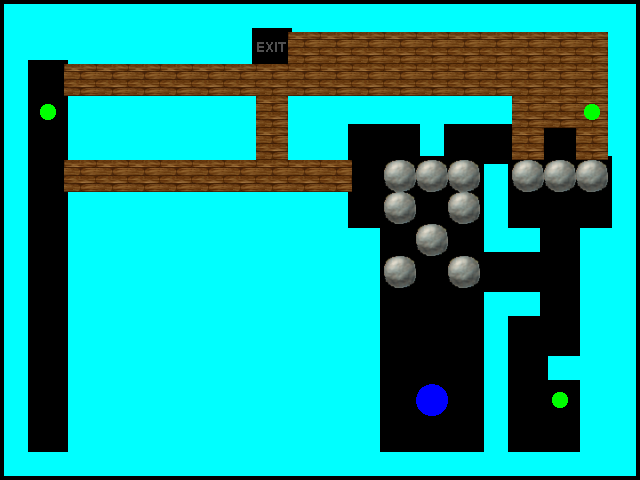

A level layout from a 2D game, rendered from its tile map. Below: a short description, then the map file with its tile-grid data intact:
An orthogonal 20x15 tile map with 32x32 px tiles, 4 tile layers (Layer 0, Layer 1, Layer 2, Layer 3), 5 tilesets.

<map version="1.0" orientation="orthogonal" renderorder="right-down" width="20" height="15" tilewidth="32" tileheight="32" nextobjectid="1">
 <properties>
  <property name="Description" value="Thats a small level but a bit hard.\nDo you have what it takes?" />
  <property name="Title" value="Level 11" />
 </properties>
 <tileset firstgid="1" name="Walls" tilewidth="32" tileheight="32">
  <image source="walls.png" width="352" height="224" />
 </tileset>
 <tileset firstgid="78" name="Layer0" tilewidth="32" tileheight="32">
  <image source="Layer0.png" width="256" height="64" />
 </tileset>
 <tileset firstgid="94" name="Layer1" tilewidth="32" tileheight="32">
  <image source="Layer1.png" width="256" height="32" />
 </tileset>
 <tileset firstgid="102" name="Layer2" tilewidth="32" tileheight="32">
  <image source="Layer2.png" width="256" height="32" />
 </tileset>
 <tileset firstgid="110" name="Layer3" tilewidth="32" tileheight="32">
  <image source="Layer3.png" width="256" height="32" />
 </tileset>
 <layer name="Layer 0" width="20" height="15">
  <data encoding="csv">
1,2,2,2,2,2,2,9,35,8,2,2,2,2,2,2,2,2,2,3,
41,24,44,13,13,13,13,14,78,12,13,13,13,13,13,13,13,13,13,14,
15,0,12,13,13,13,13,22,2,11,13,13,13,13,13,13,13,13,13,14,
15,0,12,13,13,13,13,13,13,13,33,24,24,10,24,24,10,24,44,14,
15,0,12,13,13,13,13,13,13,13,14,0,0,26,0,0,26,0,23,42,
15,0,12,13,13,13,13,13,13,13,14,0,0,0,0,4,0,0,0,15,
15,0,12,13,13,13,13,13,13,13,14,0,0,0,0,15,0,0,0,15,
15,0,12,13,13,13,13,13,13,13,22,3,0,0,0,27,36,0,1,31,
15,0,12,13,13,13,13,13,13,13,13,14,0,0,0,0,0,0,12,14,
15,0,12,13,13,13,13,13,13,13,13,14,0,0,0,5,36,0,12,14,
15,0,12,13,13,13,13,13,13,13,13,14,0,0,0,15,0,0,12,14,
15,0,12,13,13,13,13,13,13,13,13,14,0,0,0,15,0,34,32,14,
15,0,12,13,13,13,13,13,13,13,13,14,0,0,0,15,0,0,12,14,
15,0,12,13,13,13,13,13,13,13,13,14,0,0,0,15,0,0,12,14,
27,35,19,24,24,24,24,24,24,24,24,20,35,35,35,28,35,35,19,25
</data>
 </layer>
 <layer name="Layer 1" width="20" height="15">
  <data encoding="csv">
0,0,0,0,0,0,0,0,0,0,0,0,0,0,0,0,0,0,0,0,
0,0,0,0,0,0,0,0,0,94,94,94,94,94,94,94,94,94,94,0,
0,0,94,94,94,94,94,94,94,94,94,94,94,94,94,94,94,94,94,0,
0,0,0,0,0,0,0,0,94,0,0,0,0,0,0,0,94,94,94,0,
0,0,0,0,0,0,0,0,94,0,0,0,0,0,0,0,94,0,94,0,
0,0,94,94,94,94,94,94,94,94,94,0,0,0,0,0,0,0,0,0,
0,0,0,0,0,0,0,0,0,0,0,0,0,0,0,0,0,0,0,0,
0,0,0,0,0,0,0,0,0,0,0,0,0,0,0,0,0,0,0,0,
0,0,0,0,0,0,0,0,0,0,0,0,0,0,0,0,0,0,0,0,
0,0,0,0,0,0,0,0,0,0,0,0,0,0,0,0,0,0,0,0,
0,0,0,0,0,0,0,0,0,0,0,0,0,0,0,0,0,0,0,0,
0,0,0,0,0,0,0,0,0,0,0,0,0,0,0,0,0,0,0,0,
0,0,0,0,0,0,0,0,0,0,0,0,0,0,0,0,0,0,0,0,
0,0,0,0,0,0,0,0,0,0,0,0,0,0,0,0,0,0,0,0,
0,0,0,0,0,0,0,0,0,0,0,0,0,0,0,0,0,0,0,0
</data>
 </layer>
 <layer name="Layer 2" width="20" height="15">
  <data encoding="csv">
0,0,0,0,0,0,0,0,0,0,0,0,0,0,0,0,0,0,0,0,
0,0,0,0,0,0,0,0,0,0,0,0,0,0,0,0,0,0,0,0,
0,0,0,0,0,0,0,0,0,0,0,0,0,0,0,0,0,0,0,0,
0,0,0,0,0,0,0,0,0,0,0,0,0,0,0,0,0,0,0,0,
0,0,0,0,0,0,0,0,0,0,0,0,0,0,0,0,0,0,0,0,
0,0,0,0,0,0,0,0,0,0,0,0,102,102,102,0,102,102,102,0,
0,0,0,0,0,0,0,0,0,0,0,0,102,0,102,0,0,0,0,0,
0,0,0,0,0,0,0,0,0,0,0,0,0,102,0,0,0,0,0,0,
0,0,0,0,0,0,0,0,0,0,0,0,102,0,102,0,0,0,0,0,
0,0,0,0,0,0,0,0,0,0,0,0,0,0,0,0,0,0,0,0,
0,0,0,0,0,0,0,0,0,0,0,0,0,0,0,0,0,0,0,0,
0,0,0,0,0,0,0,0,0,0,0,0,0,0,0,0,0,0,0,0,
0,0,0,0,0,0,0,0,0,0,0,0,0,0,0,0,0,0,0,0,
0,0,0,0,0,0,0,0,0,0,0,0,0,0,0,0,0,0,0,0,
0,0,0,0,0,0,0,0,0,0,0,0,0,0,0,0,0,0,0,0
</data>
 </layer>
 <layer name="Layer 3" width="20" height="15">
  <data encoding="csv">
0,0,0,0,0,0,0,0,0,0,0,0,0,0,0,0,0,0,0,0,
0,0,0,0,0,0,0,0,0,0,0,0,0,0,0,0,0,0,0,0,
0,0,0,0,0,0,0,0,0,0,0,0,0,0,0,0,0,0,0,0,
0,111,0,0,0,0,0,0,0,0,0,0,0,0,0,0,0,0,111,0,
0,0,0,0,0,0,0,0,0,0,0,0,0,0,0,0,0,0,0,0,
0,0,0,0,0,0,0,0,0,0,0,0,0,0,0,0,0,0,0,0,
0,0,0,0,0,0,0,0,0,0,0,0,0,0,0,0,0,0,0,0,
0,0,0,0,0,0,0,0,0,0,0,0,0,0,0,0,0,0,0,0,
0,0,0,0,0,0,0,0,0,0,0,0,0,0,0,0,0,0,0,0,
0,0,0,0,0,0,0,0,0,0,0,0,0,0,0,0,0,0,0,0,
0,0,0,0,0,0,0,0,0,0,0,0,0,0,0,0,0,0,0,0,
0,0,0,0,0,0,0,0,0,0,0,0,0,0,0,0,0,0,0,0,
0,0,0,0,0,0,0,0,0,0,0,0,0,110,0,0,0,111,0,0,
0,0,0,0,0,0,0,0,0,0,0,0,0,0,0,0,0,0,0,0,
0,0,0,0,0,0,0,0,0,0,0,0,0,0,0,0,0,0,0,0
</data>
 </layer>
</map>
